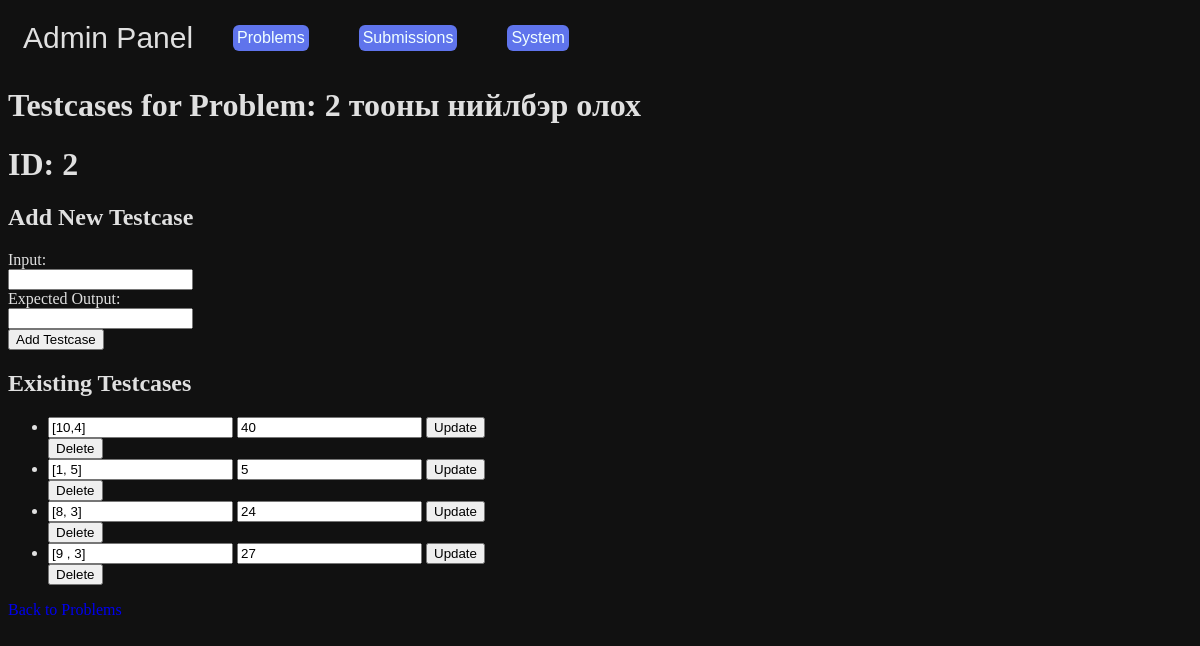
Screenshot of /admin/problem/2/testcases with the database file from the repository.
### tables this page shows
CREATE TABLE "problems" (id INTEGER PRIMARY KEY, title varchar(50), description TEXT, examples TEXT, prefix TEXT, constraints TEXT);

CREATE TABLE test_cases (
    id INTEGER PRIMARY KEY AUTOINCREMENT,
    problem_id INTEGER,
    input TEXT NOT NULL,
    expected TEXT NOT NULL,
    FOREIGN KEY(problem_id) REFERENCES problems(id)
);

### run.py (the view)
@app.route("/admin/problem/<int:problem_id>/testcases")
def admin_testcases(problem_id):
    conn = get_db_connection()
    conn.commit()
    problem = conn.execute("SELECT * FROM problems WHERE id = ?", (problem_id,)).fetchone()
    testcases = conn.execute("SELECT * FROM test_cases WHERE problem_id = ?", (problem_id,)).fetchall()
    conn.close()
    if problem is None:
        return f"⚠️ Problem with id {problem_id} not found", 404
    return render_template("admin/adminTestcases.html", problem=problem, testcases=testcases, id=problem_id)

### run.py (called while the page is built)
def get_db_connection():
    conn = sqlite3.connect(DB_PATH)
    conn.row_factory = sqlite3.Row
    return conn

### templates/admin/adminTestcases.html (shortened to what this page needs)
{% extends "admin/admin.html"%}
{% block content %}
<h1>Testcases for Problem: {{ problem['title'] }}</h1>
<h1>ID: {{problem['id']}}</h1>
    <h2>Add New Testcase</h2>
    <form method="post" action="{{ url_for('add_testcase', problem_id=problem['id']) }}">
        <label>Input:</label><br>
        <input type="text" name="input_data" required><br>
        <label>Expected Output:</label><br>
        <input type="text" name="expected_output" required><br>
        <button type="submit">Add Testcase</button>
    </form>
    <h2>Existing Testcases</h2>
    <ul>
        {% for tc in testcases %}
        <li>
            <form method="post" action="{{ url_for('edit_testcase', problem_id=problem['id'], testcase_id=tc['id']) }}">
                <input type="text" name="input_data" value="{{ tc['input'] }}" required >
                <input type="text" name="expected_output" value="{{ tc['expected'] }}" required>
                <button type="submit">Update</button>
            </form>
            <form method="post" action="{{ url_for('delete_testcase', problem_id=problem['id'], testcase_id=tc['id']) }}" style="display:inline;">
                <button type="submit">Delete</button>
            </form>
        </li>
        {% else %}
        <li>No testcases yet.</li>
        {% endfor %}
    </ul>
    <p><a href="{{ url_for('edit_problem', id=id) }}">Back to Problems</a></p>
{% endblock %}

### templates/admin/admin.html (style rules this page uses)
body { background-color: #111111; color: #e0e0e0; }
a { text-decoration: none !important; }

### rows the page displays
problems: title "2 тооны нийлбэр олох", id "2"
test_cases: input_data "[10,4]", expected_output "40"
test_cases: input_data "[1, 5]", expected_output "5"
test_cases: input_data "[8, 3]", expected_output "24"
test_cases: input_data "[9 , 3]", expected_output "27"
